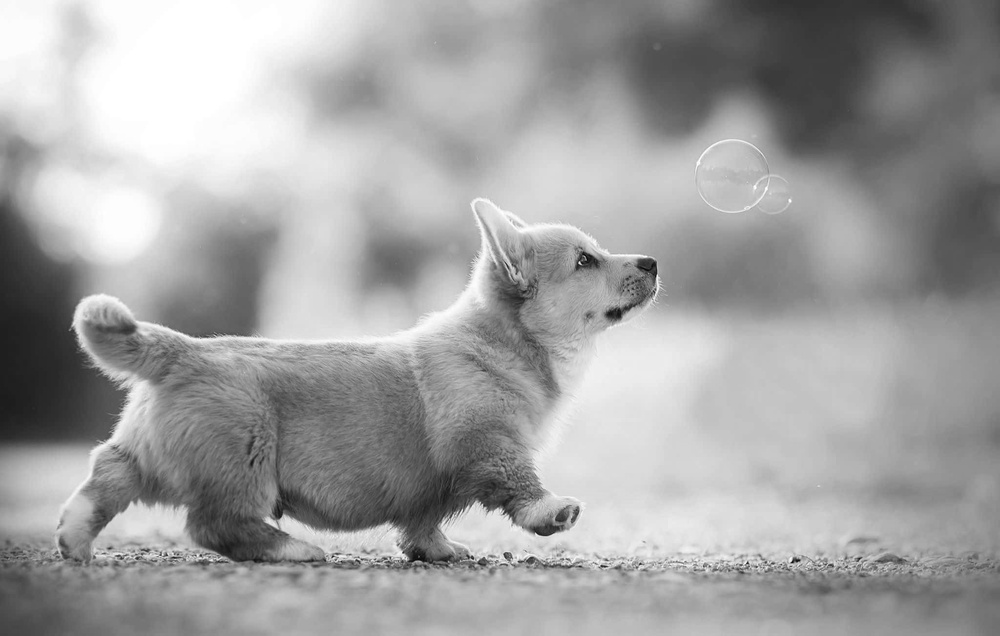
#> input picture corgi.jpg, 1000 x 636 px, shrunk from 2048 x 1302 before the run
$ python image_scipy.py
#> lines starting #> are read from the running program, lines starting #| are printed output that depends on the picture
import numpy as np
import matplotlib.pyplot as plt
import cv2
from scipy.linalg import svd

gray_photo = cv2.imread("corgi.jpg", cv2.IMREAD_GRAYSCALE).astype(float) / 255.0
#> gray_photo: shape (636, 1000) float64; min 0.0118, max 1, mean 0.631
print('start')

# SVD
U, S, V_T = svd(gray_photo, full_matrices=False)
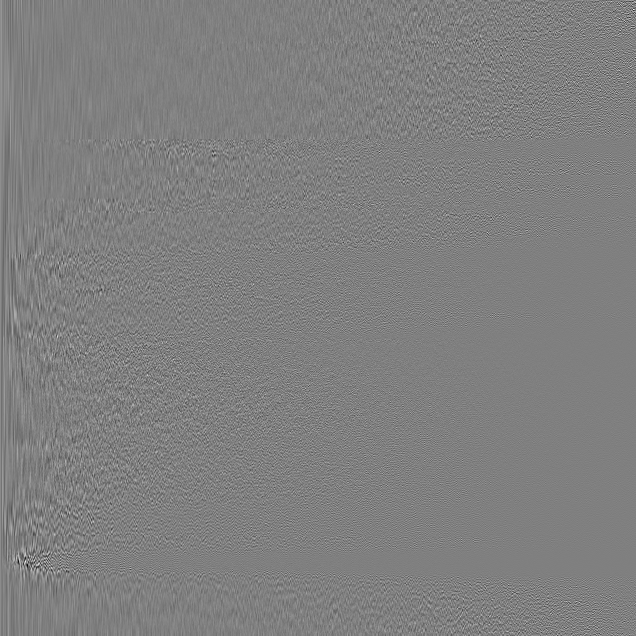
#> U: shape (636, 636) float64; min -0.422, max 0.419, mean 6.43e-05; drawn with min black and max white
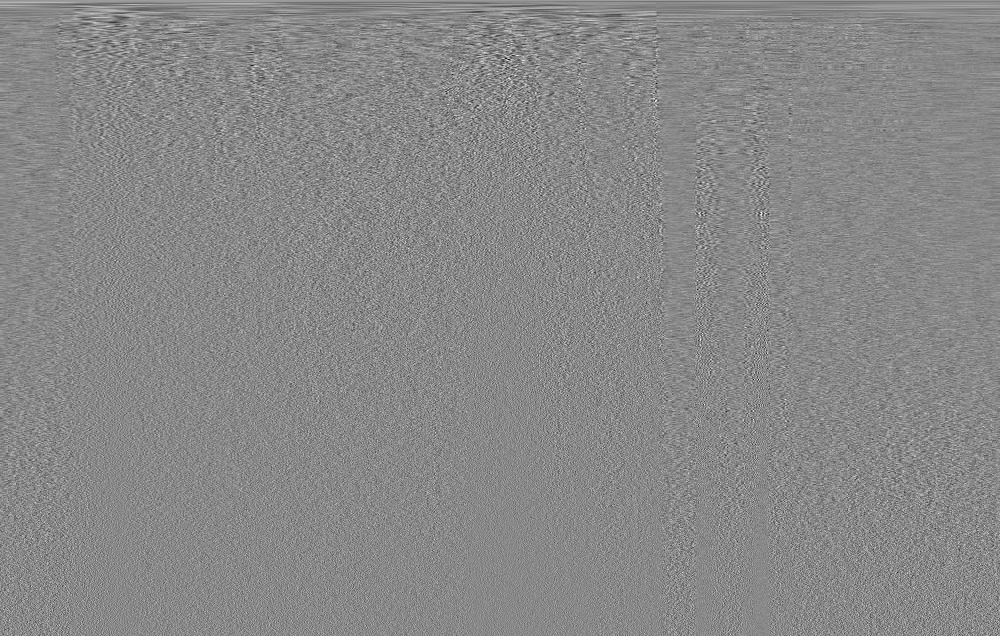
#> V_T: shape (636, 1000) float64; min -0.253, max 0.219, mean 5.19e-05; drawn with min black and max white
#> S = 636 values, max 509.4 at index 0, min 0.0116 at index 635, mean 2.01

# Energy Metrics
total_energy = np.sum(S**2)
#> total_energy = 281608.1

r_values = [1, 5, 10, 50, 100, 200]

fig, axes = plt.subplots(len(r_values), 2, figsize=(10, 3*len(r_values)))

for i, r in enumerate(r_values):
    approx = U[:, :r] @ np.diag(S[:r]) @ V_T[:r, :]

    # Metrics
    explained_energy = np.sum(S[:r]**2) / total_energy
    compression_ratio = (U[:, :r].size + S[:r].size + V_T[:r, :].size) / gray_photo.size

    axes[i, 0].imshow(approx, cmap="gray")
    axes[i, 0].set_title(
        f"Approx r={r}\n$\\eta$={explained_energy*100:.2f}% | СR={compression_ratio:.4f}"
    )
    axes[i, 0].axis("off")

    axes[i, 1].imshow(gray_photo, cmap="gray")
    axes[i, 1].set_title("Original")
    axes[i, 1].axis("off")
#> this loop made 6 passes
#> explained_energy on passes 1 to 6: 0.921, 0.987, 0.994, 0.999, 1, 1
#> pass 1, `approx = U[:, :r] @ np.diag(S[:r]) @ V_T[:r, :]`:
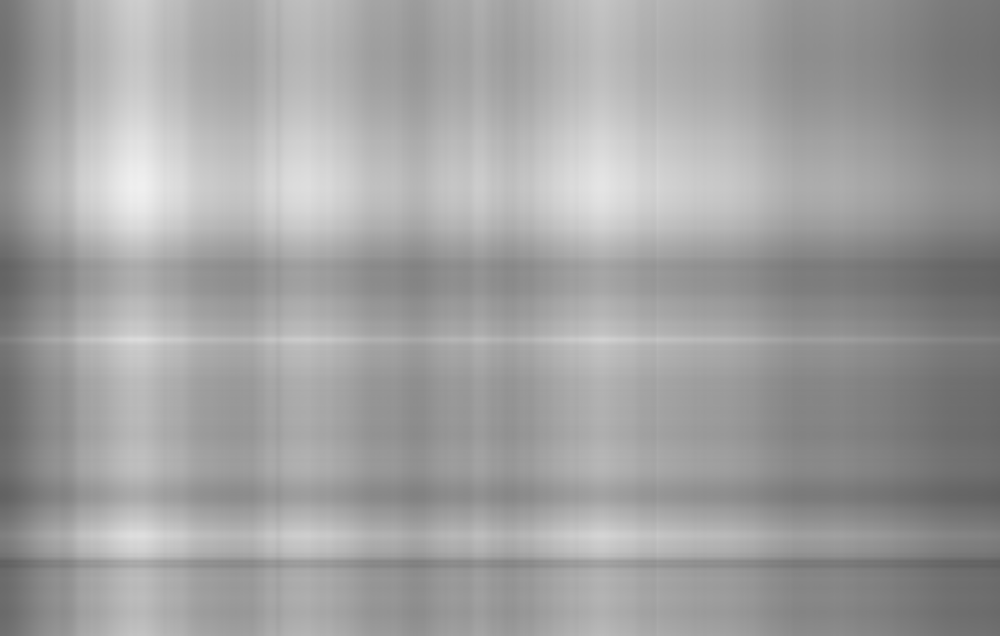
#> approx: shape (636, 1000) float64; min 0.38, max 0.941, mean 0.631
#> pass 2, `approx = U[:, :r] @ np.diag(S[:r]) @ V_T[:r, :]`:
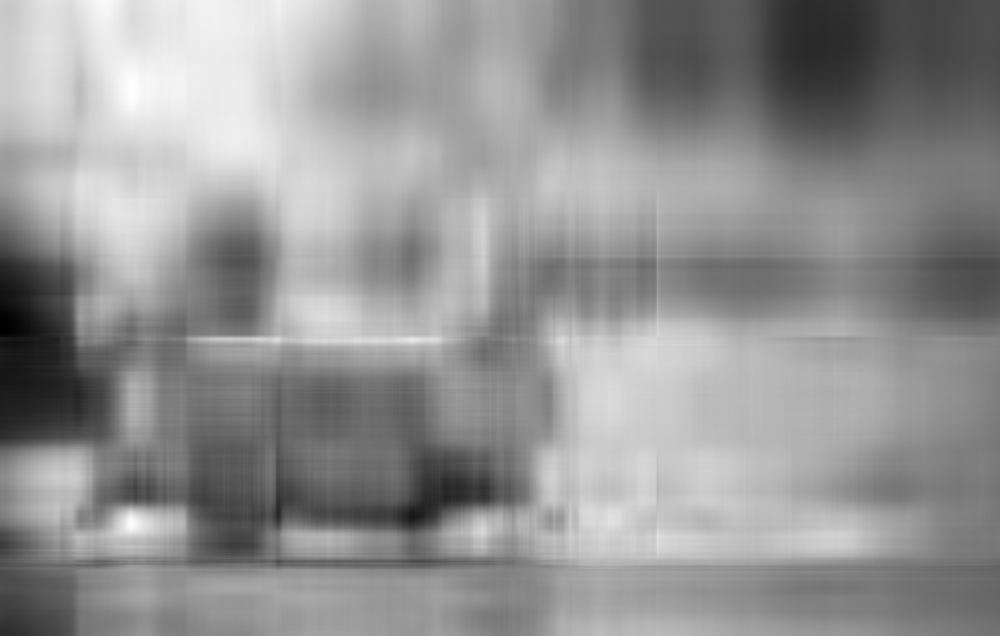
#> approx: shape (636, 1000) float64; min 0.0021, max 1.09, mean 0.631; drawn with min black and max white
#> pass 3, `approx = U[:, :r] @ np.diag(S[:r]) @ V_T[:r, :]`:
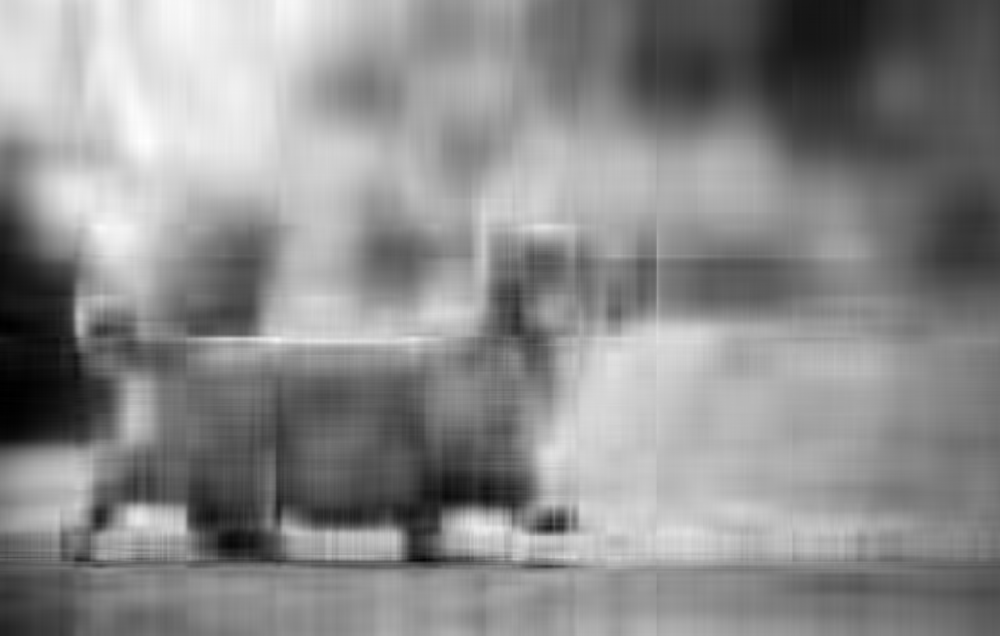
#> approx: shape (636, 1000) float64; min 0.0929, max 1.08, mean 0.631; drawn with min black and max white

plt.tight_layout()
plt.show()
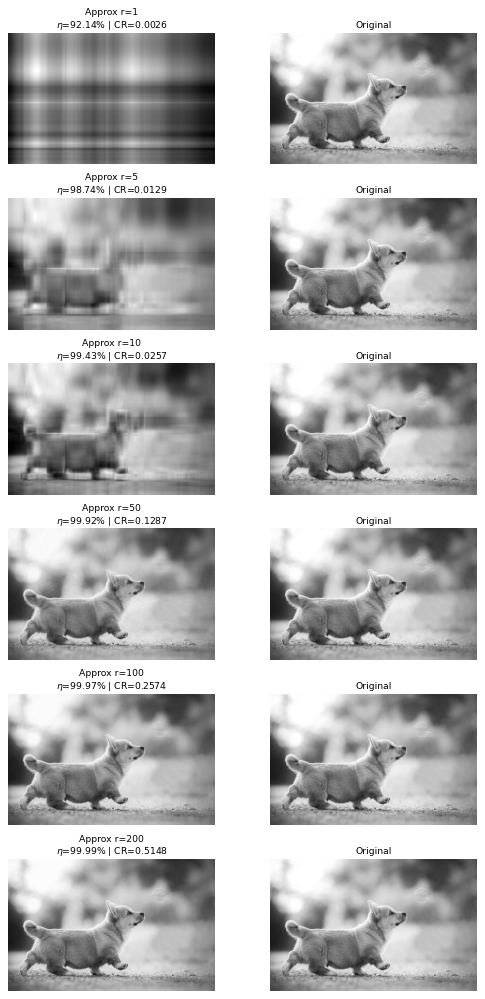
#> figure drawn by matplotlib, 12 panels
